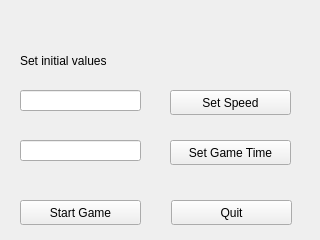
<?xml version="1.0" encoding="UTF-8"?>
<ui version="4.0">
 <class>Menu</class>
 <widget class="QWidget" name="Menu">
  <property name="geometry">
   <rect>
    <x>0</x>
    <y>0</y>
    <width>320</width>
    <height>240</height>
   </rect>
  </property>
  <property name="windowTitle">
   <string>Form</string>
  </property>
  <widget class="QWidget" name="centralwidget" native="true">
   <property name="geometry">
    <rect>
     <x>10</x>
     <y>40</y>
     <width>292</width>
     <height>195</height>
    </rect>
   </property>
   <widget class="QPushButton" name="speedButton">
    <property name="geometry">
     <rect>
      <x>160</x>
      <y>50</y>
      <width>121</width>
      <height>25</height>
     </rect>
    </property>
    <property name="text">
     <string>Set Speed</string>
    </property>
   </widget>
   <widget class="QPushButton" name="startGameButton">
    <property name="geometry">
     <rect>
      <x>10</x>
      <y>160</y>
      <width>121</width>
      <height>25</height>
     </rect>
    </property>
    <property name="text">
     <string>Start Game</string>
    </property>
   </widget>
   <widget class="QPushButton" name="quitGameButton">
    <property name="geometry">
     <rect>
      <x>161</x>
      <y>160</y>
      <width>121</width>
      <height>25</height>
     </rect>
    </property>
    <property name="text">
     <string>Quit</string>
    </property>
   </widget>
   <widget class="QPushButton" name="timerButton">
    <property name="geometry">
     <rect>
      <x>160</x>
      <y>100</y>
      <width>121</width>
      <height>25</height>
     </rect>
    </property>
    <property name="text">
     <string>Set Game Time</string>
    </property>
   </widget>
   <widget class="QLabel" name="label">
    <property name="geometry">
     <rect>
      <x>10</x>
      <y>10</y>
      <width>101</width>
      <height>21</height>
     </rect>
    </property>
    <property name="text">
     <string>Set initial values</string>
    </property>
   </widget>
   <widget class="QLineEdit" name="lineEdit">
    <property name="geometry">
     <rect>
      <x>10</x>
      <y>50</y>
      <width>121</width>
      <height>21</height>
     </rect>
    </property>
    <property name="inputMask">
     <string/>
    </property>
    <property name="text">
     <string/>
    </property>
    <property name="maxLength">
     <number>1</number>
    </property>
   </widget>
   <widget class="QLineEdit" name="lineEdit_2">
    <property name="geometry">
     <rect>
      <x>10</x>
      <y>100</y>
      <width>121</width>
      <height>21</height>
     </rect>
    </property>
    <property name="inputMask">
     <string/>
    </property>
   </widget>
  </widget>
 </widget>
 <resources/>
 <connections/>
</ui>
